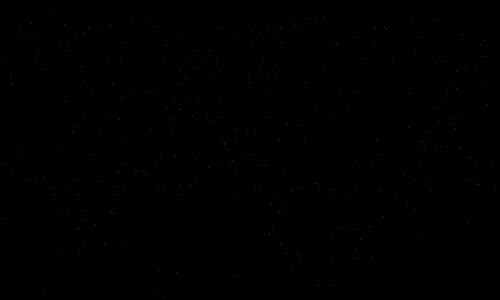
Frame 1 (no input)
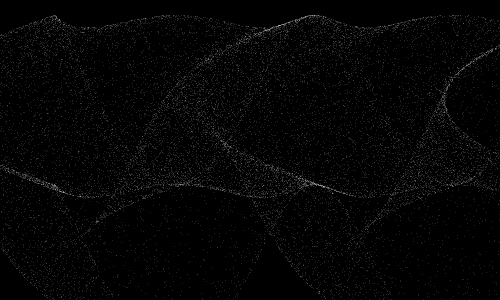
Frame 60 (the mouse pressed at the canvas centre just before this capture)
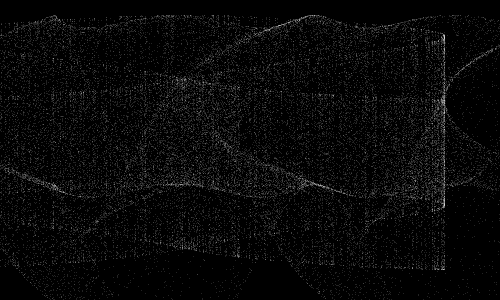
Frame 120 (the mouse held since frame 60 and released just before this capture)

The Processing sketch that drew these frames (run headless with seeded random() and noise(); from frame 60 on, the mouse is pressed at the canvas centre):

// Processing sketch: 300000points
// ── 300000points.pde
// Jan 2009 
// http://www.abandonedart.org
// http://www.zenbullets.com
//
// This work is licensed under a Creative Commons 3.0 License.
// (Attribution - NonCommerical - ShareAlike)
// http://creativecommons.org/licenses/by-nc-sa/3.0/
// 
// This basically means, you are free to use it as long as you:
// 1. give http://www.zenbullets.com a credit
// 2. don't use it for commercial gain
// 3. share anything you create with it in the same way I have
//
// These conditions can be waived if you want to do something groovy with it 
// though, so feel free to email me via http://www.zenbullets.com


//================================= global vars

float _A = 3.0;
float _B = 2.0;
int _xsin1 = 0;
int _xsin2 = 0;
int _xsin3 = 0;
int _ysin1 = 0;
int _ysin2 = 0;
int _ysin3 = 0;
int _pointcount = 0;
float _x = 0;
float _y = 0;

//================================= init

void setup() {
  size(500, 300);
  frameRate(60);
  smooth();
  restart();
}

void restart() {
  clearBackground();
  stroke(255, 50);
  _A = int(random(8)) + 1;
  _B = int(random(8)) + 1;
  _xsin1 = int(random(5));
  _xsin2 = int(random(5));
  _xsin3 = int(random(5));
  _ysin1 = int(random(5));
  _ysin2 = int(random(5));
  _ysin3 = int(random(5));
  println(_A + " : " + _B);
  println(_xsin1 + " : " + _xsin2 + " : " + _xsin3);
  println(_ysin1 + " : " + _ysin2 + " : " + _ysin3);
  _pointcount = 0;
}

void clearBackground() {
  background(0);
}


//================================= frame loop


void draw() {
  for (int i = 0; i < 400; i++) {
    nextPoint();
    line(_x, _y, _x, _y);
    _pointcount++;
  }
  if (_pointcount > 300000) {
    restart();
  }
}

void nextPoint() {
  float sinAx = sin(_A * _x);
  float sinAy = sin(_A * _y);
  float sinBx = sin(_B * _x);
  float sinBy = sin(_B * _y);
  
  float newx = 0;
  float newy = 0; 
  
  if (_xsin1 == 1) {
    newx += sinAx;
  } else if (_xsin1 == 2) {
    newx += sinAy;
  } else if (_xsin1 == 3) {
    newx += sinBx;
  } else if (_xsin1 == 4) {
    newx += sinBy;
  }
  if (_ysin1 == 1) {
    newy += sinAx;
  } else if (_ysin1 == 2) {
    newy += sinAy;
  } else if (_ysin1 == 3) {
    newy += sinBx;
  } else if (_ysin1 == 4) {
    newy += sinBy;
  }
  
  if (_xsin2 == 1) {
    newx += (sinAx * sinAx);
  } else if (_xsin2 == 2) {
    newx += (sinAy * sinAy);
  } else if (_xsin2 == 3) {
    newx += (sinBx * sinBx);
  } else if (_xsin2 == 4) {
    newx += (sinBy * sinBy);
  }
  if (_ysin2 == 1) {
    newy += (sinAx * sinAx);
  } else if (_ysin2 == 2) {
    newy += (sinAy * sinAy);
  } else if (_ysin2 == 3) {
    newy += (sinBx * sinBx);
  } else if (_ysin2 == 4) {
    newy += (sinBy * sinBy);
  }
  
  if (_xsin3 == 1) {
    newx += (sinAx * sinAx * sinAx);
  } else if (_xsin3 == 2) {
    newx += (sinAy * sinAy * sinAy);
  } else if (_xsin3 == 3) {
    newx += (sinBx * sinBx * sinBx);
  } else if (_xsin3 == 4) {
    newx += (sinBy * sinBy * sinBy);
  }
  if (_ysin3 == 1) {
    newy += (sinAx * sinAx * sinAx);
  } else if (_ysin3 == 2) {
    newy += (sinAy * sinAy * sinAy);
  } else if (_ysin3 == 3) {
    newy += (sinBx * sinBx * sinBx);
  } else if (_ysin3 == 4) {
    newy += (sinBy * sinBy * sinBy);
  }
  
  _x = 185 + (newx * 130);
  _y = 100 + (newy * 85);
}


//================================= interaction

void mousePressed() { 
  restart();
}
